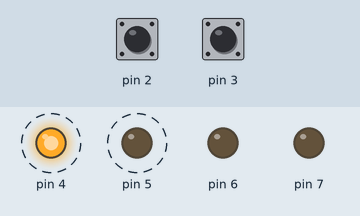
Simulated run of this sketch. Board: Arduino Uno, built with avr-gcc and run on an emulated ATmega328P. Parts: output pins drawn as LEDs (lit = HIGH). Dashed ring = blinking. The test bench sets the inputs (shaded band); at power-on: pin 2 HIGH, pin 3 HIGH.

Above: at 1.2 s.
1.3 s: pin 2 pulled LOW for 0.15 s
At 3.15 s:
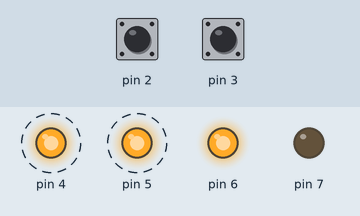
4.3 s: pin 3 pulled LOW for 0.15 s
At 5.44 s:
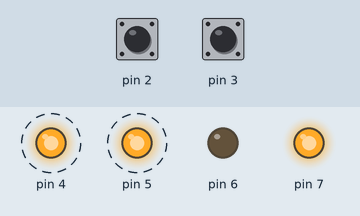
7.3 s: pin 2 pulled LOW for 1 s
At 9.87 s:
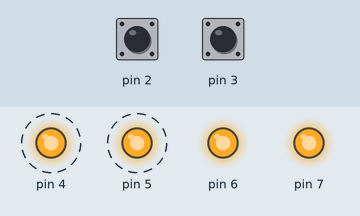
11.3 s: pin 2 pulled LOW for 3.2 s
16.0 s: pin 3 pulled LOW for 1 s
At 17.68 s:
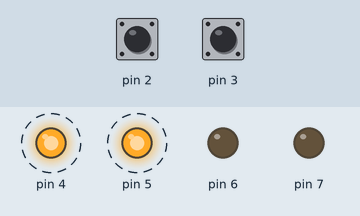
19.0 s: pin 2 pulled LOW for 0.15 s
At 22.21 s:
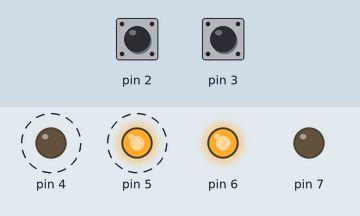
Timing chart, 0 to 23.1 s (numbered marks = the images above; inputs shaded):
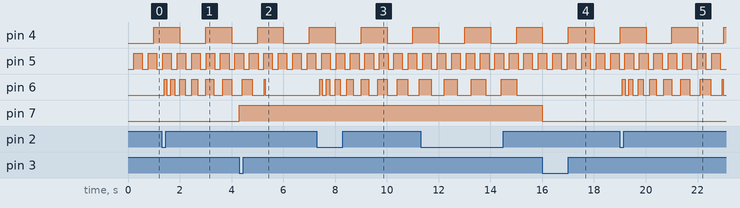

Measured:
- after the input at 1.3 s, pin 6: LOW → HIGH after 0.10 s, → LOW 0.10 s later, → HIGH 0.15 s later, → LOW 0.15 s later, … (12 changes in this stretch)
- after the input at 4.3 s, pin 7: LOW → HIGH at once
- after the input at 7.3 s, pin 6: LOW → HIGH after 0.10 s, → LOW 0.10 s later, → HIGH 0.15 s later, → LOW 0.15 s later, … (15 changes in this stretch)
- after the input at 16.0 s, pin 7: HIGH → LOW at once
- after the input at 19.0 s, pin 6: LOW → HIGH after 0.10 s, → LOW 0.10 s later, → HIGH 0.15 s later, → LOW 0.15 s later, … (16 changes in this stretch)
- by itself, pin 4: alternates HIGH for 1.0 s and LOW for 1.0 s
- by itself, pin 5: alternates HIGH for 0.33 s and LOW for 0.22 s

The sketch:

async_lightsANDbtn-newMillis.ino
```cpp
unsigned long t, t1, t2, t3, v_time;
bool lightON_btn1 = false;
volatile unsigned long tBTN1;
volatile int btn_1 = HIGH;
volatile int btn_2 = HIGH;
volatile int btn_state = 0;
int run = 1;

void setup(){
  Serial.begin(9600);

  pinMode(4, OUTPUT);
  pinMode(5, OUTPUT);
  pinMode(6, OUTPUT);
  pinMode(7, OUTPUT);

  pinMode(2, INPUT_PULLUP);
  pinMode(3, INPUT_PULLUP);

  t1 = millis();
  t2 = millis();
  t3 = millis();
  v_time = millis();

  //pin to listen to, function, FALLING/RISING - when to run the program or sth
  attachInterrupt(digitalPinToInterrupt(2), inter_btn1, FALLING);
  attachInterrupt(digitalPinToInterrupt(3), inter_btn2, FALLING);
}

void inter_btn1(){
  btn_1 = LOW;
  tBTN1 = millis();
}

void inter_btn2(){
  btn_2 = LOW;

}

void loop(){
  //two lights on auto
  t = millis();
  //Serial.print("loop time: ");
  //Serial.println(t - v_time);
  v_time = t;

  if(t-t1 > 223){
    digitalWrite(5, HIGH);
  }
  if(t-t1 > 557){
    digitalWrite(5, LOW);
    t1 = t;
  }
  if(t-t2 > 1000){
    digitalWrite(4, HIGH);
  }
  if(t-t2 > 2000){
    digitalWrite(4, LOW);
    t2 = t;
  }

  //LED button, blink button
  if(!btn_1){
    lightON_btn1 = true;
    btn_1 = HIGH;
  }
  if(t-tBTN1 < 4000 && lightON_btn1 == true){
    if(t-t3 > 100*run/2)
      digitalWrite(6, HIGH);
    if(t-t3 > 100*run){
      digitalWrite(6, LOW);
      t3 = t;
      run++;
    }
  }
  else if(t-tBTN1 > 4000){
    digitalWrite(6, LOW);
    lightON_btn1 = false;
    run = 1;
  }

  //LED button, toggle button
  if(!btn_2 && btn_state == 0){
    digitalWrite(7, HIGH);
    btn_state = 1;
    btn_2 = HIGH;
  }
  if(!btn_2 && btn_state == 1){
    digitalWrite(7, LOW);
    btn_state = 0;
    btn_2 = HIGH;
  }
}
```
